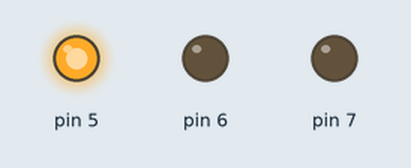
Bench run of a sketch on a simulated Arduino Uno, built with avr-gcc and run on an emulated ATmega328P. On the bench: output pins drawn as LEDs (lit = HIGH).

Above: at 0.1 s.
At 65.1 s:
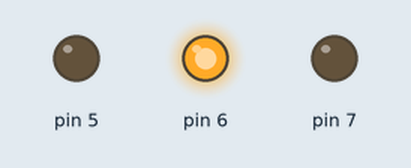
At 113.1 s:
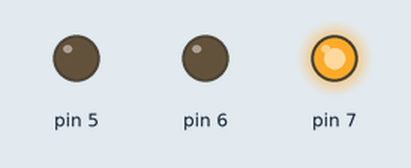
Timing chart, 0 to 114.6 s (numbered marks = the images above):
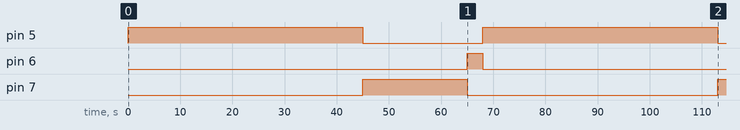

Measured:
- by itself, pin 5: alternates HIGH for 45.0 s and LOW for 23.0 s
- by itself, pin 6: LOW → HIGH at 65.0 s, → LOW 3.0 s later
- by itself, pin 7: LOW → HIGH at 45.0 s, → LOW 20.0 s later, → HIGH 48.0 s later

The sketch:

traffic_light.ino
```cpp
void setup() {
  // put your setup code here, to run once:
pinMode(7,OUTPUT);
pinMode(6,OUTPUT);
pinMode(5,OUTPUT);
}

void loop() {
  // put your main code here, to run repeatedly:
digitalWrite(6,LOW);
digitalWrite(7,LOW);
digitalWrite(5,HIGH);
delay(45000);

digitalWrite(7,HIGH);
digitalWrite(6,LOW);
digitalWrite(5,LOW);
delay(20000);

digitalWrite(6,HIGH);
digitalWrite(5,LOW);
digitalWrite(7,LOW);
delay(3000);


}
```
